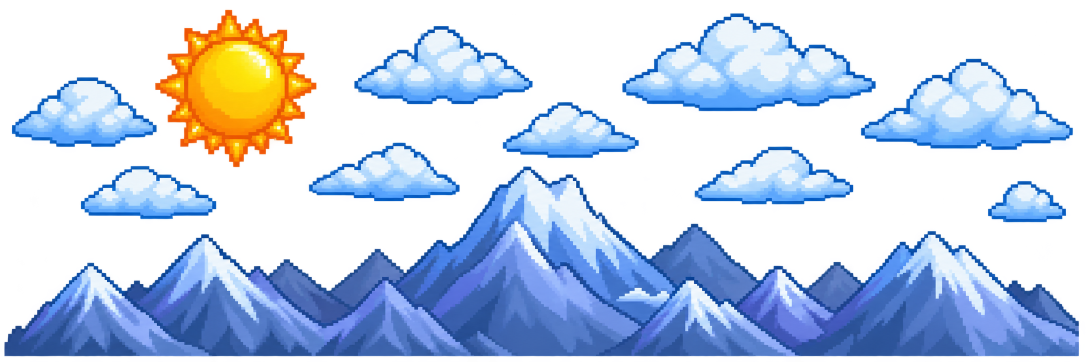
#> input picture art-source/autumn/fall_backdrop_source.png, 2172 x 724 px, found by its file name (shown at 1/2 size)
$ python fall_backdrop.py
#> lines starting #> are read from the running program, lines starting #| are printed output that depends on the picture; after the words box and inside, x2 and y2 are one past the last pixel; in counts of white or black regions, pixels touching at a corner belong together
# The Fall Machine's backdrop (owner, Nov 4 2026: "use these clouds and mountains for the autumn weather machine,
# with parallax; keep our sun, not his"): art-source/autumn/fall_backdrop_source.png (his clouds, snowy mountains and
# a sun, on transparent) is split into its pieces (connected parts): the sun is dropped, the mountain range (the one
# piece touching the bottom) goes into fall_mountains.png and every other piece (the clouds; specks under 800 px
# dropped) into fall_clouds.png. Both are laid out on the backdrop's own canvas, 1620 x 971 like the sunset layers
# (the game stretches every layer to that box and tiles it, every other copy mirrored): the clouds in the upper part,
# the mountains with their foot at about the ground line as the camera usually shows it (the picture's bottom sits
# at the screen's bottom; checked in the game), filled below with their foot colour down to the bottom so no gap
# shows when the camera goes deep.
# Run from the project root:  python3 art-source/autumn/fall_backdrop.py
import numpy as np
from PIL import Image
from scipy import ndimage as nd

SRC = 'art-source/autumn/fall_backdrop_source.png'
OUT = 'www/assets/autumn'
W, H = 1620, 971

im = np.asarray(Image.open(SRC).convert('RGBA')).copy()
#> im is the input picture: shape (724, 2172, 4); mean R, G, B, A 61, 78.3, 107.2, 118.5
solid = im[..., 3] > 100
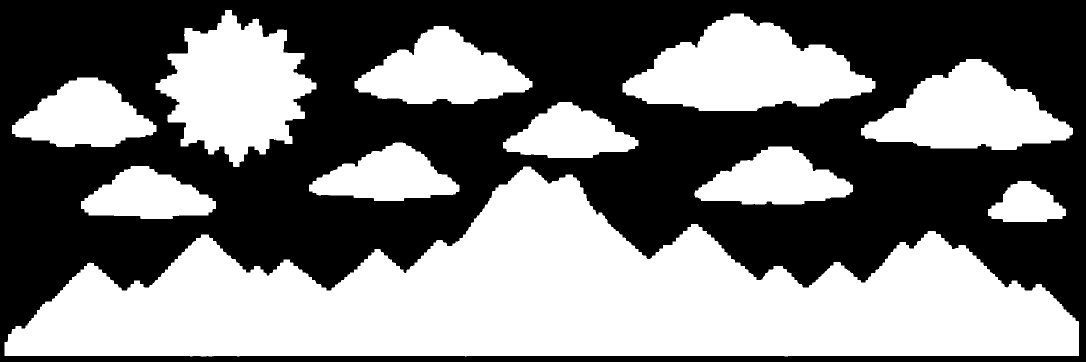
#> solid: shape (724, 2172) bool (shown at 1/2 size); 47% white; 11 white regions, largest, box (x1, y1, x2, y2) and area: (9, 333, 2158, 713) 427348, (1245, 27, 1751, 222) 59414, (311, 20, 633, 334) 59216
lab, n = nd.label(solid)
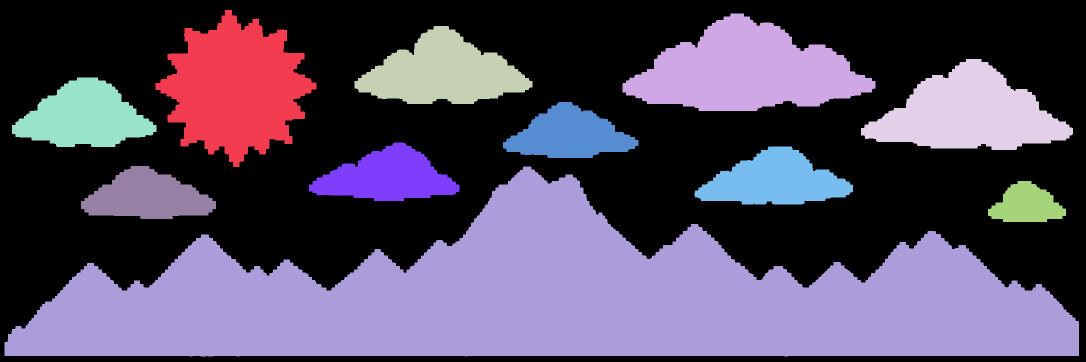
#> lab: shape (724, 2172) int32 (shown at 1/2 size); 12 distinct labels, from 0 to 11; one colour per label, 0 black
#> n = 11
objs = nd.find_objects(lab)
#> objs = 11 items
sizes = nd.sum(solid, lab, range(1, n + 1))
#> sizes = [59216, 59414, 32845, 44750, 25360, 18566, 21061, 22980, 18667, 427348, 8586]
pieces = [(i + 1, objs[i]) for i in range(n) if sizes[i] > 800]
#> pieces = 11 items
mountain = max(pieces, key=lambda p: p[1][0].stop)[0]  # reaches lowest
#> mountain = 10
sun = [i for i, o in pieces if i != mountain and o[1].start < 700 and (o[0].stop - o[0].start) > 250][0]  # the tall round one, top left
#> sun = 1
clouds = [i for i, _ in pieces if i not in (mountain, sun)]
#> clouds = [2, 3, 4, 5, 6, 7, 8, 9, 11]


def only(ids):
    out = im.copy()
    keep = np.isin(lab, ids)
    out[..., 3] = np.where(keep, out[..., 3], 0)
    return Image.fromarray(out)


k = W / im.shape[1]
#> k = 0.746
#> in only, `keep = np.isin(lab, ids)`: keep: shape (724, 2172) bool; 16% white; 9 white regions, largest, box (x1, y1, x2, y2) and area: (1245, 27, 1751, 222) 59414, (1722, 118, 2146, 300) 44750, (709, 52, 1065, 208) 32845
# (owner, later: "make the mountains taller, bigger, the clouds too, and make them SILHOUETTES like the mountains you
# did before") both are drawn bigger (BIG_*: wider than the backdrop, cut to its width: the copies are mirrored, so
# the cut edges still join) and recoloured by brightness onto a few flat autumn tones (the Fall weather's own ramps,
# autumn.js WEATHER_RAMP.fall), so they read as calm silhouettes like the old fall hills
BIG_CLOUDS, BIG_MOUNTAINS = 1.35, 1.5
MOUNT_TOP = 130  # the range's highest peak; its foot then sits about where the ground line usually is (~57% down)
hexc = lambda h: tuple(int(h[i:i + 2], 16) for i in (1, 3, 5))
CLOUD_TONES = [hexc(c) for c in ['#f4c094', '#ffe0bc', '#fff3e2']]
MOUNT_TONES = [hexc(c) for c in ['#7e2612', '#a23c18', '#c4582a']]  # three flat tones: a silhouette


def tone(img, tones, lo, hi):
    a = np.asarray(img).copy()
    lum = (a[..., 0] * 0.3 + a[..., 1] * 0.59 + a[..., 2] * 0.11) / 255
    t = np.clip((lum - lo) / (hi - lo), 0, 0.999)
    idx = (t * len(tones)).astype(int)
    pal = np.array(tones, np.uint8)
    a[..., :3] = pal[idx]
    return Image.fromarray(a)


def wide(img, f):
#> called with f = 1.35
    big = img.resize((round(img.width * f), round(img.height * f)), Image.LANCZOS)
    x0 = (big.width - W) // 2
#> x0 = 283
    return big.crop((x0, 0, x0 + W, big.height))


# (owner: "less stroke on the mountains") his dark outline pixels are filled with the nearest lighter pixel's colour
# before the toning, so the range keeps its shapes and shading without the thick dark lines
# (owner, Nov 9 2026: "less stroke on the mountains and clouds of those weathers") `edge`: the outline is kept only
# this many px wide on the outside (a thin line instead of his thick one), and the clouds get the same treatment;
# `dark` is a little higher so the softer outline tones go too
def unstroke(img, dark=0.3, edge=0):
#> called with dark = 0.62, edge = 1.5
    a = np.asarray(img).copy()
    lum = (a[..., 0] * 0.3 + a[..., 1] * 0.59 + a[..., 2] * 0.11) / 255
    solid = a[..., 3] > 110
#> solid: shape (463, 1620) bool; 24.3% white; 8 white regions, largest, box (x1, y1, x2, y2) and area: (971, 27, 1480, 224) 59887, (431, 53, 789, 209) 33059, (1116, 295, 1435, 411) 23177
    stroke = (lum < dark) & solid
#> stroke: shape (463, 1620) bool; 7.3% white; 23 white regions (13 under 20 px), largest, box (x1, y1, x2, y2) and area: (971, 27, 1480, 224) 16236, (431, 53, 789, 209) 10100, (339, 287, 642, 405) 7127
    if edge:
        outside = nd.distance_transform_edt(solid)  # px from the nearest see-through pixel
        stroke &= outside > edge
#> stroke: shape (463, 1620) bool; 6.5% white; 23 white regions (13 under 20 px), largest, box (x1, y1, x2, y2) and area: (972, 28, 1479, 223) 14735, (432, 54, 788, 208) 9019, (340, 288, 641, 404) 6268
    keep = ~stroke & solid
#> keep: shape (463, 1620) bool; 17.8% white; 57 white regions (40 under 20 px), largest, box (x1, y1, x2, y2) and area: (971, 27, 1480, 224) 45057, (431, 53, 789, 209) 23997, (1116, 295, 1435, 411) 17403
    _, (iy, ix) = nd.distance_transform_edt(~keep, return_indices=True)
#> iy: shape (463, 1620) int32; 414 distinct labels, from 27 to 440
    a[stroke, :3] = a[iy[stroke], ix[stroke], :3]
#> a: shape (463, 1620, 4); mean R, G, B, A 37.1, 49.4, 62.3, 61.2
    return Image.fromarray(a)


cl = only(clouds)
cl = cl.crop((0, 0, cl.width, 460)).resize((W, round(460 * k)), Image.LANCZOS)
cl_plain = unstroke(wide(cl, BIG_CLOUDS), dark=0.62, edge=1.5)
cl = tone(cl_plain, CLOUD_TONES, 0.45, 0.95)
#> in tone, `idx = (t * len(tones)).astype(int)`: idx: shape (463, 1620) int64; 3 distinct labels, from 0 to 2


def place_clouds(cl, path):
#> called with path = 'www/assets/background/clouds_plain.png'
    a = np.asarray(cl).copy()
    a[..., 3] = np.where(a[..., 3] > 110, 255, 0)
    cv = Image.new('RGBA', (W, H), (0, 0, 0, 0))
#> cv: PIL image 1620x971 RGBA; every value is 0
    cv.alpha_composite(Image.fromarray(a), (0, 10))
    cv.save(path)


# (owner, later: "his clouds for sunny, snow, sunset and desert too") in his own white / blue for the Sun and Snow
# Machines -> www/assets/background/clouds_plain.png (the sunset and desert use fall_clouds.png as it is)
place_clouds(cl_plain, 'www/assets/background/clouds_plain.png')
a = np.asarray(cl).copy()
a[..., 3] = np.where(a[..., 3] > 110, 255, 0)
cv = Image.new('RGBA', (W, H), (0, 0, 0, 0))
cv.alpha_composite(Image.fromarray(a), (0, 10))
cv.save(f'{OUT}/fall_clouds.png')
mt = only([mountain])
#> in only (call 2), `keep = np.isin(lab, ids)`: keep: shape (724, 2172) bool; 27.2% white; 1 white region, box (x1, y1, x2, y2) and area: (9, 333, 2158, 713) 427348
y0, y1 = objs[mountain - 1][0].start, objs[mountain - 1][0].stop
#> y0 = 333; y1 = 713
x0, x1 = objs[mountain - 1][1].start, objs[mountain - 1][1].stop  # (cropped to the range itself)
#> x0 = 9; x1 = 2158
mt = mt.crop((x0, y0, x1, y1)).resize((W, round((y1 - y0) * k)), Image.LANCZOS)
mt_plain = unstroke(wide(mt, BIG_MOUNTAINS), dark=0.42, edge=1.5)
#> call 2 of unstroke, with dark = 0.42, edge = 1.5
#> in unstroke (call 2), `solid = a[..., 3] > 110`: solid: shape (424, 1620) bool; 58.1% white; 9 black regions (2 under 20 px), largest, box (x1, y1, x2, y2) and area: (786, 0, 1620, 271) 143563, (0, 0, 769, 277) 142668, (639, 423, 1359, 424) 720
#> in unstroke (call 2), `stroke = (lum < dark) & solid`: stroke: shape (424, 1620) bool; 24.9% white; 155 white regions (135 under 20 px), largest, box (x1, y1, x2, y2) and area: (0, 0, 1620, 423) 135822, (0, 255, 290, 424) 18136, (298, 300, 500, 423) 10047
#> in unstroke (call 2), `stroke &= outside > edge`:
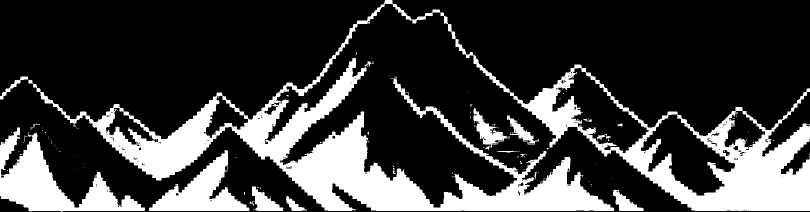
#> stroke: shape (424, 1620) bool (shown at 1/2 size); 24.3% white; 153 white regions (133 under 20 px), largest, box (x1, y1, x2, y2) and area: (0, 0, 1620, 422) 132118, (0, 255, 290, 424) 17910, (298, 300, 499, 422) 9845
#> in unstroke (call 2), `keep = ~stroke & solid`: keep: shape (424, 1620) bool; 33.8% white; 129 white regions (108 under 20 px), largest, box (x1, y1, x2, y2) and area: (0, 0, 1620, 424) 191383, (1282, 229, 1470, 391) 13977, (1104, 136, 1297, 306) 13039
#> in unstroke (call 2), `_, (iy, ix) = nd.distance_transform_edt(~keep, return_indices=True)`:
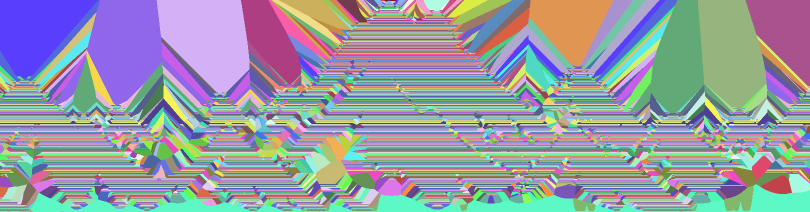
#> iy: shape (424, 1620) int32 (shown at 1/2 size); 424 distinct labels, from 0 to 423; one colour per label, 0 black
mt = tone(mt_plain, MOUNT_TONES, 0.35, 0.95)
#> call 2 of tone, with lo = 0.35, hi = 0.95
#> in tone (call 2), `idx = (t * len(tones)).astype(int)`:
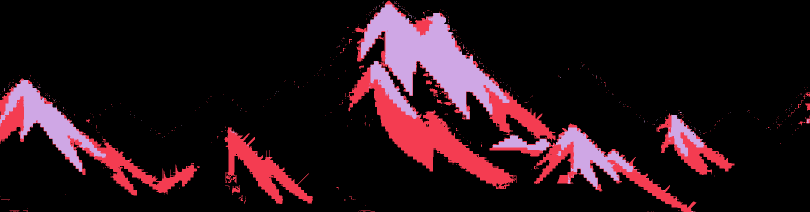
#> idx: shape (424, 1620) int64 (shown at 1/2 size); 3 distinct labels, from 0 to 2; one colour per label, 0 black


def place(mt, path):
#> called with path = 'www/assets/autumn/fall_mountains.png'
    a = np.asarray(mt).copy()
    a[..., 3] = np.where(a[..., 3] > 110, 255, 0)
    mt = Image.fromarray(a)
    cv = Image.new('RGBA', (W, H), (0, 0, 0, 0))
    cv.alpha_composite(mt, (0, MOUNT_TOP))
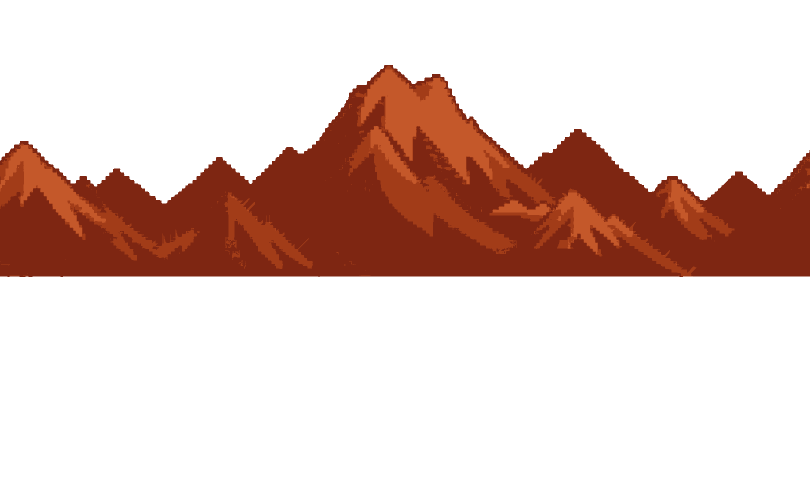
#> cv: PIL image 1620x971 RGBA (shown at 1/2 size); mean R, G, B, A 35.6, 12.1, 5.5, 64.7; transparent parts drawn white
    a = np.asarray(cv).copy()
    bottoms = [np.nonzero(a[:, x, 3] > 200)[0].max() for x in range(W) if (a[:, x, 3] > 200).any()]
#> bottoms = 1620 values, max 553 at index 15, min 552 at index 0, mean 552
    base = np.median(np.stack([a[b, x] for x, b in zip(range(W), bottoms)]), 0).astype(np.uint8)  # the range's foot colour
#> base = [126, 38, 18, 255]
    for x in range(W):
        col = np.nonzero(a[:, x, 3] > 200)[0]
        if len(col):
            a[col.max() + 1:, x] = base
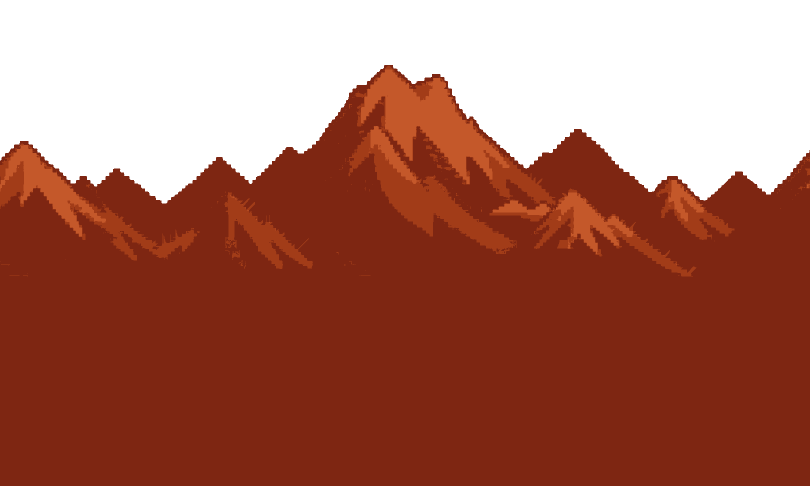
#> a: shape (971, 1620, 4) (shown at 1/2 size); mean R, G, B, A 89.8, 28.4, 13.3, 174.5; transparent parts drawn white
    Image.fromarray(a).save(path)


place(mt, f'{OUT}/fall_mountains.png')
# (owner, later: "the mountain in its original colour for the sunset, the Sun Machine and the Snow Machine") the same
# range in his own snowy blues (outline thinned the same way) -> www/assets/background/mountains.png; render.js
# drawBg puts it in place of the hills for those three (`MOUNT_LAY`, autumn.js)
place(mt_plain, 'www/assets/background/mountains.png')
top = MOUNT_TOP
print('sun piece', sun, 'clouds', len(clouds), 'mountains', mt.size, 'top', top)
#| sun piece 1 clouds 9 mountains (1620, 424) top 130

$ run again, with art-source/autumn/autumn_sheet.png copied over art-source/autumn/fall_backdrop_source.png
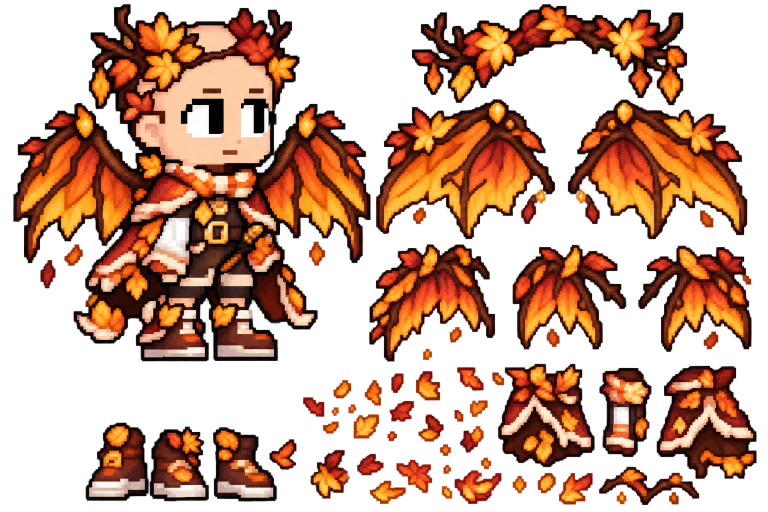
#> input picture art-source/autumn/autumn_sheet.png, 1536 x 1024 px, found by its file name (shown at 1/2 size)
#> im is the input picture: shape (1024, 1536, 4); mean R, G, B, A 113.2, 55, 25.6, 121.4
#> `lab, n = nd.label(solid)`:
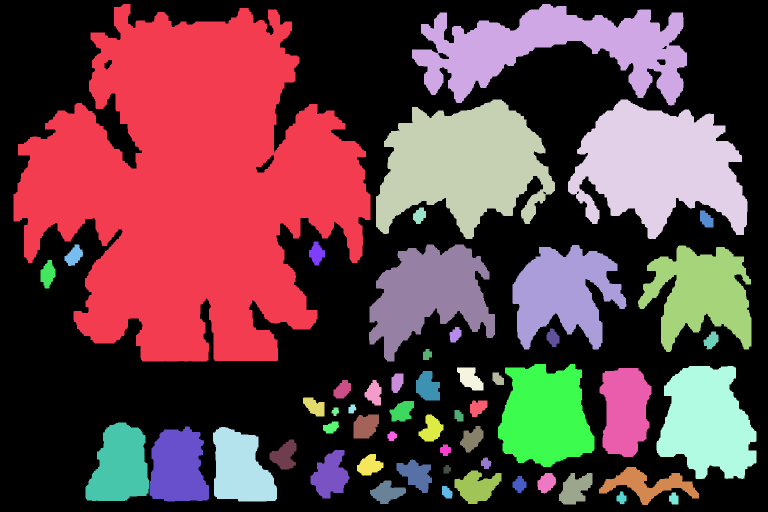
#> lab: shape (1024, 1536) int32 (shown at 1/2 size); 56 distinct labels, from 0 to 55; one colour per label, 0 black
#> n = 55
#> objs = 55 items
#> sizes = 55 values, max 320723 at index 0, min 181 at index 29, mean 13875
#> pieces = 35 items
#> mountain = 47
#> sun = 1
#> clouds = 33 values from 2 to 52
#> iy: shape (655, 1620) int32; 643 distinct labels, from 12 to 654
#> ix: shape (655, 1620) int32; 832 distinct labels, from 788 to 1619
#> idx: shape (655, 1620) int64; 3 distinct labels, from 0 to 2
#> y0 = 934; y1 = 1010
#> `x0, x1 = objs[mountain - 1][1].start, objs[mountain - 1][1].stop`: x0 = 1198; x1 = 1398
#> big: PIL image 2430x120 RGBA
#> outside: shape (120, 1620) float64
#> iy: shape (120, 1620) int32; 120 distinct labels, from 0 to 119
#> ix: shape (120, 1620) int32
#> t: shape (120, 1620) float64
#> idx: shape (120, 1620) int64; 3 distinct labels, from 0 to 2
#> bottoms = 1620 values, max 249 at index 653, min 185 at index 102, mean 208.6
#> base = [126, 38, 18, 255]
#> in place (call 2), `a[..., 3] = np.where(a[..., 3] > 110, 255, 0)`:
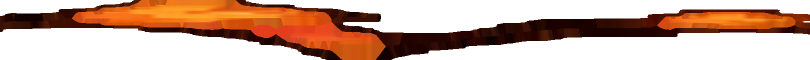
#> a: shape (120, 1620, 4) (shown at 1/2 size); mean R, G, B, A 61.7, 23.9, 5.6, 111.5; transparent parts drawn white
#> base = [49, 11, 2, 255]
#| sun piece 1 clouds 33 mountains (1620, 120) top 130
